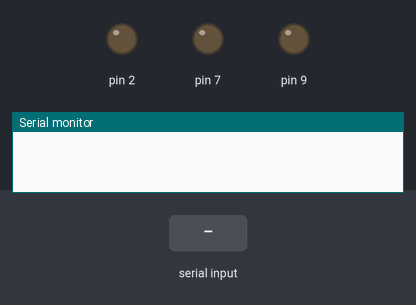
Simulated run of this sketch. Board: Arduino Uno, built with avr-gcc and run on an emulated ATmega328P. Shown: output pins drawn as LEDs (lit = HIGH), the last lines printed to the serial monitor. Inputs (shaded band) come from the test bench.

Above: at 1.2 s.
1.3 s: "5\n" received over Serial
At 2.7 s:
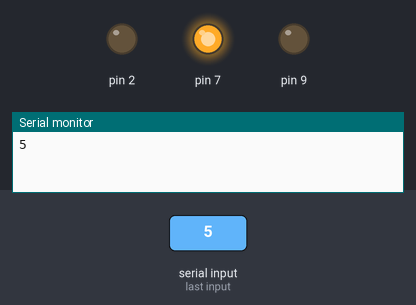
4.3 s: "90,45\n" received over Serial
At 5.0 s:
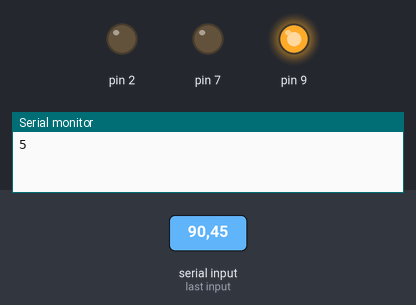
Timing chart, 0 to 14.9 s (numbered marks = the images above; inputs shaded):
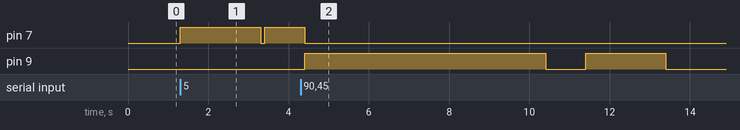

Measured:
- after the input at 1.3 s, pin 7: LOW → HIGH at once, → LOW 2.0 s later, → HIGH 0.10 s later

The sketch:

LED_V1.ino
```cpp
int temperatura;


void setup() {
  // put your setup code here, to run once:
pinMode(2, OUTPUT);
pinMode(7, OUTPUT);
 pinMode(9, OUTPUT);


Serial.begin(9600);
}

void loop() {
  // put your main code here, to run repeatedly:

  while(Serial.available() > 0){

    temperatura = Serial.parseInt();
    Serial.println(temperatura);
    if(temperatura >0 and temperatura <=10)
    {
      digitalWrite(7, HIGH);
      delay(2000);
      digitalWrite(7, LOW);
      delay(100);
      digitalWrite(7, HIGH);
      delay (1000);
      digitalWrite(7, LOW);
    }else if(temperatura >=11 and temperatura <20)
    {
      digitalWrite(2, HIGH);
      delay(2000);
      digitalWrite(2, LOW);
      }else(temperatura >=20);
    {
      digitalWrite(9, HIGH);
      delay(2000);
      digitalWrite(9, LOW);
      }
  }

}
```
